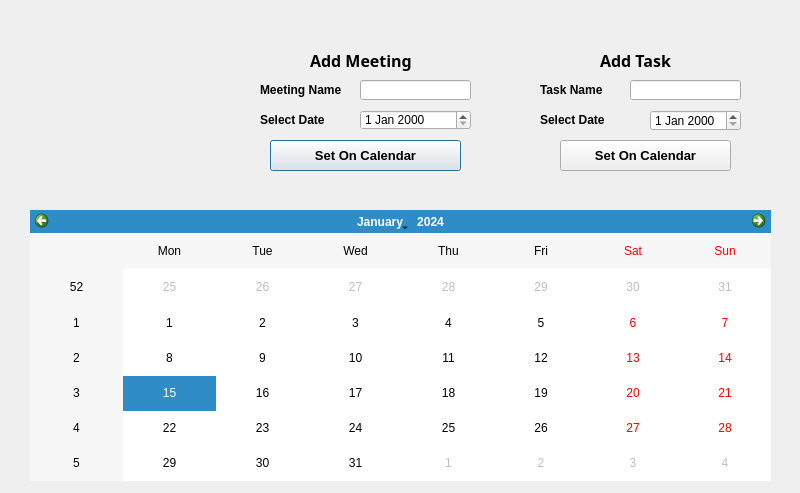
<?xml version="1.0" encoding="UTF-8"?>
<ui version="4.0">
 <class>Calendar</class>
 <widget class="QDialog" name="Calendar">
  <property name="geometry">
   <rect>
    <x>0</x>
    <y>0</y>
    <width>800</width>
    <height>493</height>
   </rect>
  </property>
  <property name="windowTitle">
   <string>Dialog</string>
  </property>
  <property name="styleSheet">
   <string notr="true">background-image: url(:/cal.png);
background-repeat: no-repeat;
 background-position: center;</string>
  </property>
  <widget class="QCalendarWidget" name="calendarWidget">
   <property name="geometry">
    <rect>
     <x>30</x>
     <y>210</y>
     <width>741</width>
     <height>271</height>
    </rect>
   </property>
  </widget>
  <widget class="QLabel" name="label">
   <property name="geometry">
    <rect>
     <x>310</x>
     <y>50</y>
     <width>151</width>
     <height>21</height>
    </rect>
   </property>
   <property name="font">
    <font>
     <family>Source Sans Pro Black</family>
     <pointsize>12</pointsize>
     <italic>false</italic>
     <bold>true</bold>
     <strikeout>false</strikeout>
    </font>
   </property>
   <property name="text">
    <string>Add Meeting</string>
   </property>
  </widget>
  <widget class="QLabel" name="label_2">
   <property name="geometry">
    <rect>
     <x>600</x>
     <y>50</y>
     <width>131</width>
     <height>21</height>
    </rect>
   </property>
   <property name="font">
    <font>
     <family>Source Sans Pro Black</family>
     <pointsize>12</pointsize>
     <italic>false</italic>
     <bold>true</bold>
     <strikeout>false</strikeout>
    </font>
   </property>
   <property name="text">
    <string>Add Task</string>
   </property>
  </widget>
  <widget class="QDateEdit" name="dateEdit">
   <property name="geometry">
    <rect>
     <x>360</x>
     <y>110</y>
     <width>111</width>
     <height>20</height>
    </rect>
   </property>
  </widget>
  <widget class="QDateEdit" name="dateEdit_2">
   <property name="geometry">
    <rect>
     <x>650</x>
     <y>110</y>
     <width>91</width>
     <height>21</height>
    </rect>
   </property>
  </widget>
  <widget class="QPushButton" name="pushButton">
   <property name="geometry">
    <rect>
     <x>270</x>
     <y>140</y>
     <width>191</width>
     <height>31</height>
    </rect>
   </property>
   <property name="font">
    <font>
     <pointsize>10</pointsize>
     <italic>false</italic>
     <bold>true</bold>
    </font>
   </property>
   <property name="text">
    <string>Set On Calendar</string>
   </property>
  </widget>
  <widget class="QPushButton" name="pushButton_2">
   <property name="geometry">
    <rect>
     <x>560</x>
     <y>140</y>
     <width>171</width>
     <height>31</height>
    </rect>
   </property>
   <property name="font">
    <font>
     <pointsize>10</pointsize>
     <italic>false</italic>
     <bold>true</bold>
    </font>
   </property>
   <property name="text">
    <string>Set On Calendar</string>
   </property>
  </widget>
  <widget class="QLineEdit" name="lineEdit">
   <property name="geometry">
    <rect>
     <x>360</x>
     <y>80</y>
     <width>111</width>
     <height>20</height>
    </rect>
   </property>
  </widget>
  <widget class="QLineEdit" name="lineEdit_2">
   <property name="geometry">
    <rect>
     <x>630</x>
     <y>80</y>
     <width>111</width>
     <height>20</height>
    </rect>
   </property>
  </widget>
  <widget class="QLabel" name="label_3">
   <property name="geometry">
    <rect>
     <x>260</x>
     <y>80</y>
     <width>91</width>
     <height>20</height>
    </rect>
   </property>
   <property name="font">
    <font>
     <bold>true</bold>
    </font>
   </property>
   <property name="text">
    <string>Meeting Name</string>
   </property>
  </widget>
  <widget class="QLabel" name="label_4">
   <property name="geometry">
    <rect>
     <x>260</x>
     <y>110</y>
     <width>91</width>
     <height>20</height>
    </rect>
   </property>
   <property name="font">
    <font>
     <bold>true</bold>
    </font>
   </property>
   <property name="text">
    <string>Select Date</string>
   </property>
  </widget>
  <widget class="QLabel" name="label_5">
   <property name="geometry">
    <rect>
     <x>540</x>
     <y>80</y>
     <width>71</width>
     <height>20</height>
    </rect>
   </property>
   <property name="font">
    <font>
     <bold>true</bold>
    </font>
   </property>
   <property name="text">
    <string>Task Name</string>
   </property>
  </widget>
  <widget class="QLabel" name="label_6">
   <property name="geometry">
    <rect>
     <x>540</x>
     <y>110</y>
     <width>91</width>
     <height>20</height>
    </rect>
   </property>
   <property name="font">
    <font>
     <bold>true</bold>
    </font>
   </property>
   <property name="text">
    <string>Select Date</string>
   </property>
  </widget>
 </widget>
 <resources/>
 <connections/>
</ui>
